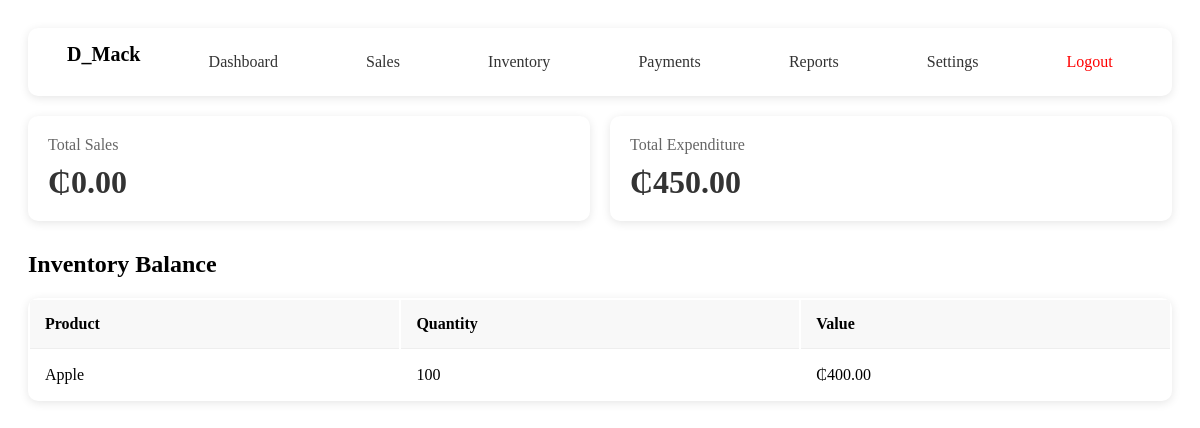
The page /dashboard (signed in) on the database as committed earlier.
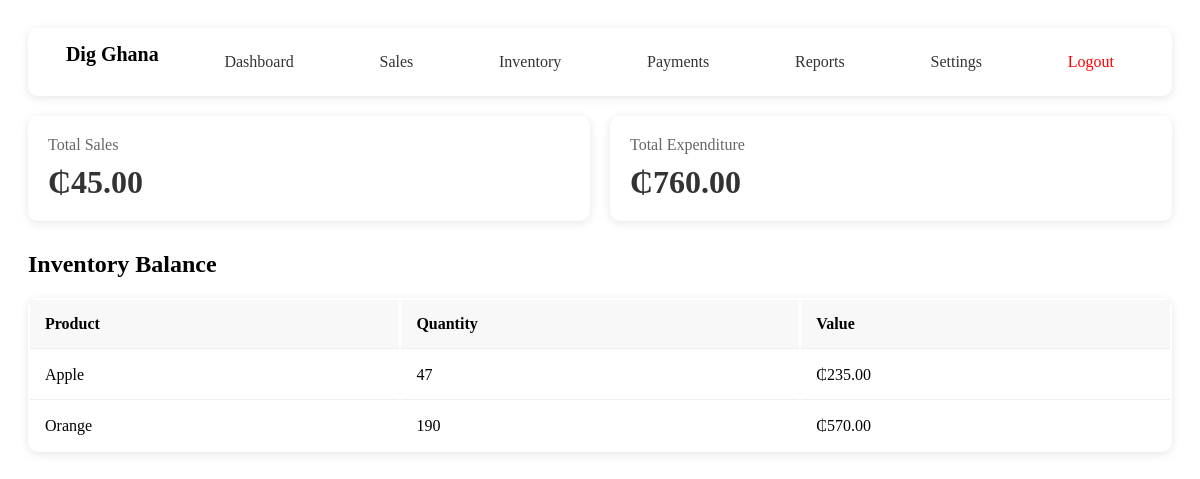
The same page on the database as committed later.
### models/user.py (models this page shows, shortened)
class User(UserMixin, db.Model):
    __tablename__ = 'users'
    id = db.Column(db.Integer, primary_key=True)
    business_name = db.Column(db.String(100))
    name = db.Column(db.String(100), nullable=False)
    email = db.Column(db.String(120), unique=True, nullable=False)
    password_hash = db.Column(db.String(200))
    created_at = db.Column(db.DateTime, default=datetime.utcnow)
    products = db.relationship('Product', backref='user', lazy=True, cascade='all, delete-orphan')
    sales = db.relationship('Sale', backref='user', lazy=True, cascade='all, delete-orphan')
    payments = db.relationship('Payment', backref='user', lazy=True, cascade='all, delete-orphan')

### models/product.py (models this page shows, shortened)
class Product(db.Model):
    __tablename__ = 'products'
    id = db.Column(db.Integer, primary_key=True)
    name = db.Column(db.String(100), nullable=False, unique=True)  # Added unique constraint
    quantity = db.Column(db.Integer, default=0)
    cost_price = db.Column(db.Float, nullable=False)
    selling_price = db.Column(db.Float, nullable=False)
    profit_margin = db.Column(db.Float)
    min_stock_level = db.Column(db.Integer, default=10)
    created_at = db.Column(db.DateTime, default=datetime.utcnow)  # Renamed from created_at
    updated_at = db.Column(db.DateTime, default=datetime.utcnow, onupdate=datetime.utcnow)
    price = db.Column(db.Float)
    user_id = db.Column(db.Integer, db.ForeignKey('users.id'), nullable=False)
    sales = db.relationship('Sale', backref='product', lazy=True, cascade='all, delete-orphan')
    payments = db.relationship('Payment', backref='product', lazy=True)
    costs = db.relationship('ProductCost', backref='product', lazy=True)
    class ProductCost(db.Model):
        __tablename__ = 'product_costs'
        id = db.Column(db.Integer, primary_key=True)
        product_id = db.Column(db.Integer, db.ForeignKey('products.id'), nullable=False)
        cost_type = db.Column(db.String(50), nullable=False)  # e.g., 'purchase', 'transport', 'storage'
        amount = db.Column(db.Float, nullable=False)
        description = db.Column(db.String(200))
        date = db.Column(db.DateTime, default=datetime.utcnow)
        user_id = db.Column(db.Integer, db.ForeignKey('users.id'), nullable=False)

### app.py (the view)
@app.route('/dashboard')
@login_required
def dashboard():
    product_costs = db.session.query(
        func.sum(Payment.total_cost)
    ).filter(Payment.payment_type == 'product').scalar() or 0
    other_costs = db.session.query(
        func.sum(Payment.amount)
    ).filter(Payment.payment_type != 'product').scalar() or 0
    total_sales = db.session.query(
        func.sum(Sale.quantity * Sale.price)
    ).filter(Sale.user_id == current_user.id).scalar() or 0
    inventory_value = db.session.query(
        func.sum(Product.quantity * Product.selling_price)
    ).filter(Product.user_id == current_user.id).scalar() or 0
    inventory = []
    products = Product.query.filter_by(user_id=current_user.id).all()
    for p in products:
        inventory.append({
            'name': p.name,
            'quantity': p.quantity,
            'value': round((p.quantity or 0) * (p.selling_price or 0), 2)
        })
    total_expenditure = product_costs + other_costs
    return render_template('dashboard.html',
        total_sales=round(total_sales, 2),
        total_expenditure=round(total_expenditure, 2),
        product_costs=round(product_costs, 2),
        other_costs=round(other_costs, 2),
        inventory_value=round(inventory_value, 2),
        inventory=inventory  # ✅ key part
    )

### app.py (called while the page is built)
@app.before_request
def load_user():
    if 'user_id' in session:
        g.user = db.session.get(User, session['user_id'])

@login_manager.user_loader
def load_user(user_id):
    return User.query.get(int(user_id))  # assuming you're using SQLAlchemy and User has an id

@app.template_filter('currency')
def currency_format(value):
    return f"₵{float(value):,.2f}"

@app.context_processor
def inject_user():
    return dict(current_user=current_user)

### templates/dashboard.html (shortened to what this page needs)
<!DOCTYPE html>
<html lang="en">
<head>
</head>
<body>
    <div class="dashboard-container">
        <div class="nav-bar">
            <div class="nav-links">
                <span style="font-weight: bold; font-size: 20px;">
                    {% if current_user.is_authenticated and current_user.business_name %}
                        {{ current_user.business_name }}
                    {% else %}
                        AKONTABU
                    {% endif %}
                </span>
                <a href="{{ url_for('dashboard') }}" class="nav-link">Dashboard</a>
                <a href="{{ url_for('sales') }}" class="nav-link">Sales</a>
                <a href="{{ url_for('inventory') }}" class="nav-link">Inventory</a>
                <a href="{{ url_for('payments') }}" class="nav-link">Payments</a>
                <a href="{{ url_for('reports') }}" class="nav-link">Reports</a>
                <a href="{{ url_for('settings') }}" class="nav-link">Settings</a>
                <a href="{{ url_for('logout') }}" class="nav-link" style="color:red;">Logout</a>
            </div>
        </div>
        <div class="metrics-grid">
            <div class="metric-card">
                <div class="metric-title">Total Sales</div>
                <div class="metric-value">{{ total_sales |currency }}</div>
            </div>
            <div class="metric-card">
                <div class="metric-title">Total Expenditure</div>
                <div class="metric-value">{{ total_expenditure |currency}}</div>
            </div>
        </div>
        <h2>Inventory Balance</h2>
        <table class="inventory-table">
            <thead>
                <tr>
                    <th>Product</th>
                    <th>Quantity</th>
                    <th>Value</th>
                </tr>
            </thead>
            <tbody>
                {% for product in inventory %}
                <tr>
                    <td>{{ product.name }}</td>
                    <td>{{ product.quantity }}</td>
                    <td>{{ product.value |currency}}</td>
                </tr>
                {% endfor %}
            </tbody>
        </table>
    </div>
</body>
</html>

Rows that differ between the two databases and show on the page:
changed User: business_name "D_Mack" → "Dig Ghana"
changed Product "Apple": quantity "100" → "47"; value "₵400.00" → "₵235.00"
added Product: name "Orange", quantity "190", value "₵570.00"
Other text that changed with them:
{{ total_sales |currency }}: "₵0.00" → "₵45.00"
{{ total_expenditure |currency }}: "₵450.00" → "₵760.00"
